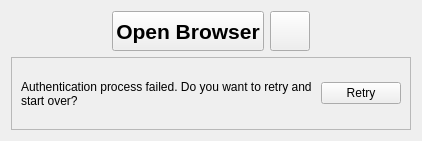
<?xml version="1.0" encoding="UTF-8"?>
<ui version="4.0">
 <class>OAuthLoginWidget</class>
 <widget class="QWidget" name="OAuthLoginWidget">
  <property name="geometry">
   <rect>
    <x>0</x>
    <y>0</y>
    <width>418</width>
    <height>141</height>
   </rect>
  </property>
  <property name="windowTitle">
   <string>OAuthLoginWidget</string>
  </property>
  <layout class="QVBoxLayout" name="verticalLayout" stretch="1,0">
   <item>
    <layout class="QHBoxLayout" name="horizontalLayout_2">
     <item>
      <spacer name="horizontalSpacer_3">
       <property name="orientation">
        <enum>Qt::Horizontal</enum>
       </property>
       <property name="sizeHint" stdset="0">
        <size>
         <width>20</width>
         <height>20</height>
        </size>
       </property>
      </spacer>
     </item>
     <item>
      <widget class="QPushButton" name="openBrowserButton">
       <property name="minimumSize">
        <size>
         <width>0</width>
         <height>40</height>
        </size>
       </property>
       <property name="font">
        <font>
         <pointsize>16</pointsize>
         <weight>75</weight>
         <bold>true</bold>
        </font>
       </property>
       <property name="text">
        <string>Open Browser</string>
       </property>
      </widget>
     </item>
     <item>
      <widget class="QPushButton" name="copyUrlToClipboardButton">
       <property name="minimumSize">
        <size>
         <width>40</width>
         <height>40</height>
        </size>
       </property>
       <property name="toolTip">
        <string>Copy URL to clipboard</string>
       </property>
       <property name="icon">
        <iconset resource="../../resources/client.qrc">
         <normaloff>:/client/resources/light/copy.svg</normaloff>:/client/resources/light/copy.svg</iconset>
       </property>
       <property name="iconSize">
        <size>
         <width>24</width>
         <height>24</height>
        </size>
       </property>
      </widget>
     </item>
     <item>
      <spacer name="horizontalSpacer_4">
       <property name="orientation">
        <enum>Qt::Horizontal</enum>
       </property>
       <property name="sizeHint" stdset="0">
        <size>
         <width>20</width>
         <height>20</height>
        </size>
       </property>
      </spacer>
     </item>
    </layout>
   </item>
   <item>
    <widget class="QFrame" name="retryFrame">
     <property name="minimumSize">
      <size>
       <width>400</width>
       <height>50</height>
      </size>
     </property>
     <property name="frameShape">
      <enum>QFrame::StyledPanel</enum>
     </property>
     <property name="frameShadow">
      <enum>QFrame::Raised</enum>
     </property>
     <layout class="QHBoxLayout" name="horizontalLayout" stretch="1,0">
      <item>
       <widget class="QLabel" name="errorLabel">
        <property name="minimumSize">
         <size>
          <width>0</width>
          <height>0</height>
         </size>
        </property>
        <property name="text">
         <string notr="true">Authentication process failed. Do you want to retry and start over?</string>
        </property>
        <property name="wordWrap">
         <bool>true</bool>
        </property>
       </widget>
      </item>
      <item>
       <widget class="QPushButton" name="retryButton">
        <property name="text">
         <string>Retry</string>
        </property>
       </widget>
      </item>
     </layout>
    </widget>
   </item>
  </layout>
 </widget>
 <resources>
  <include location="../../resources/client.qrc"/>
 </resources>
 <connections/>
</ui>
